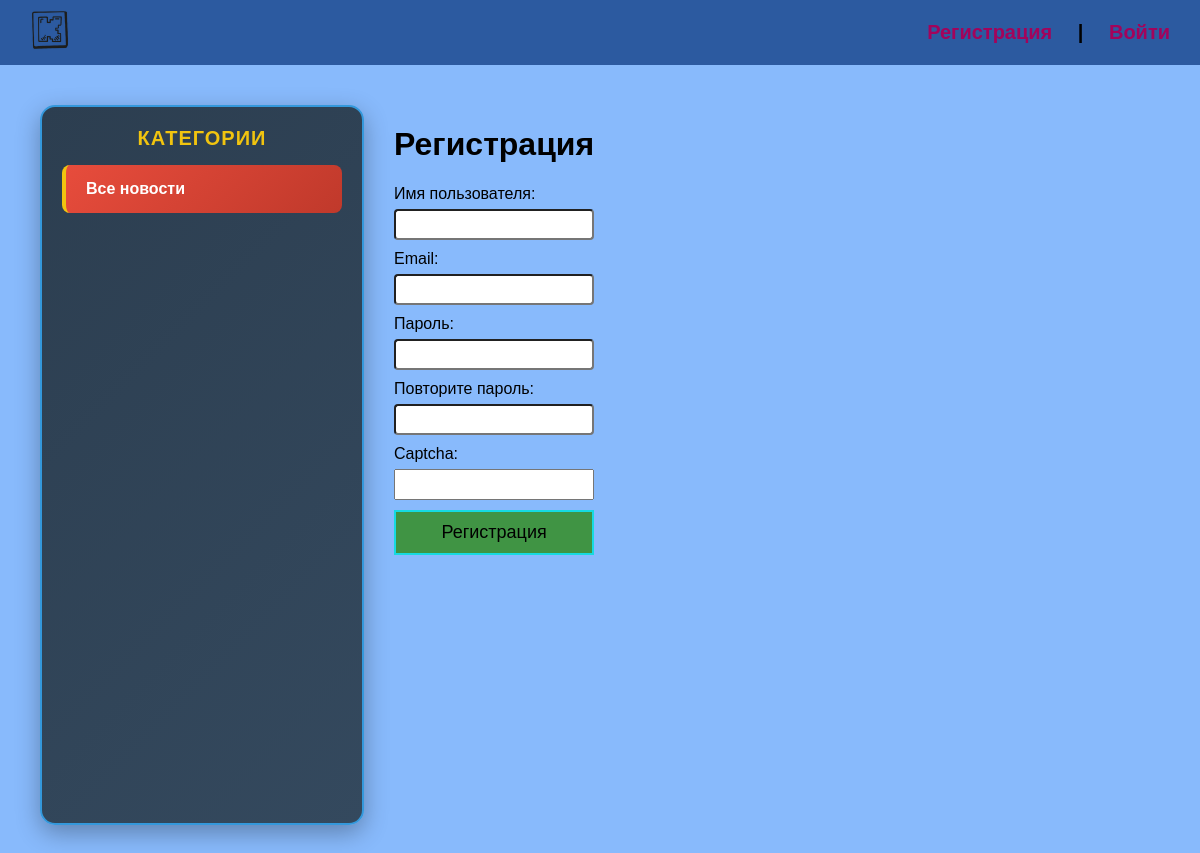
Page /register/ on the earlier database version.
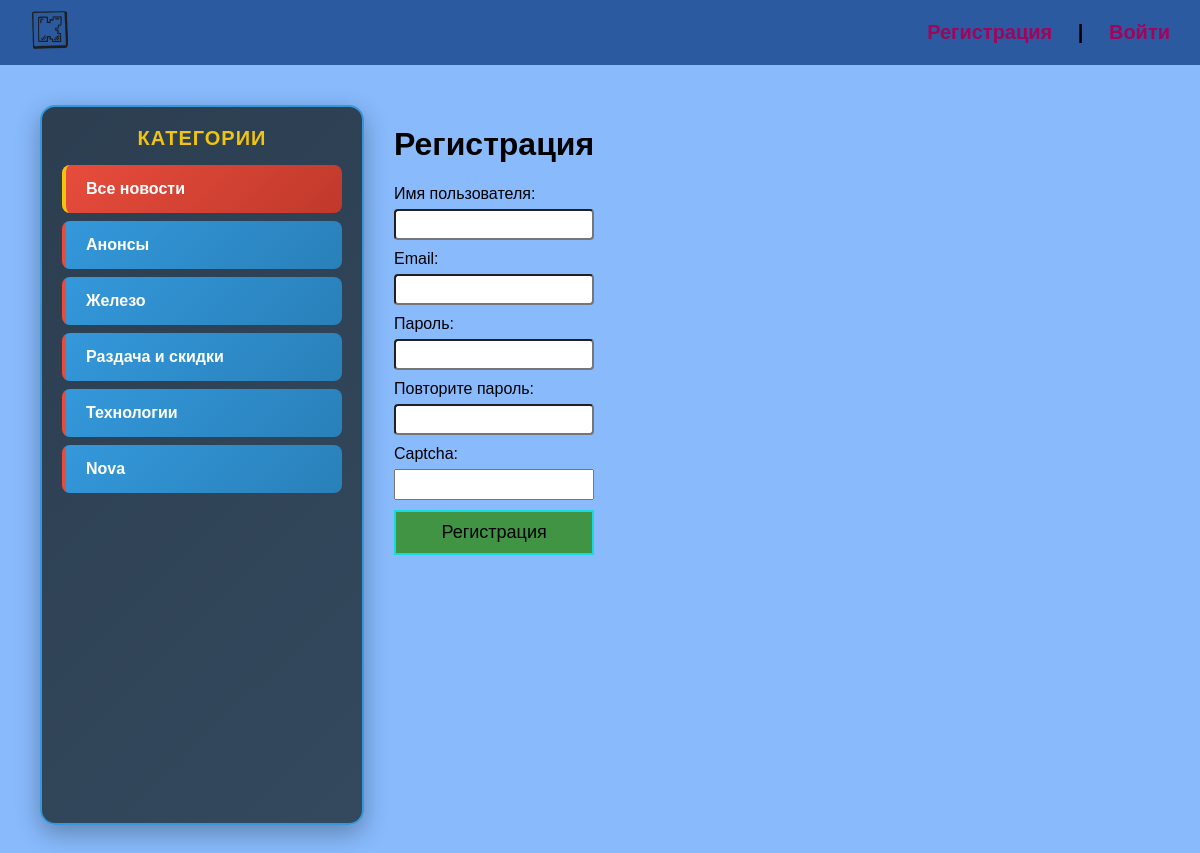
Same page on the later database version.
### news/models.py (models this page shows, shortened)
class NewsCategory(models.Model):
    name = models.CharField(max_length=200, verbose_name="Категория")
    slug = models.SlugField(max_length=200, unique=True)
    def get_absolute_url(self):
        return reverse('category', kwargs={'cat_slug': self.slug})
    class Meta:
        verbose_name = "игровую категорию"
        verbose_name_plural = "игровые категории"

### news/views.py (the view, shortened to what this page needs)
# urls.py: path('register/', RegisterUser.as_view(), name='register'),
class RegisterUser(DataMixin, CreateView):
    form_class = Register
    template_name = 'news/register.html'
    success_url = reverse_lazy('login')
    def get_context_data(self, *, object_list=None, **kwargs):
        context = super().get_context_data(**kwargs)
        fec = self.get_user_context(title='Регистрация')
        return dict(list(context.items()) + list(fec.items()))

### news/forms.py
class Register(UserCreationForm):
    username = forms.CharField(label='Имя пользователя', widget=forms.TextInput(attrs={'class': 'form-input'}))
    email = forms.EmailField(label='Email', widget=forms.EmailInput(attrs={'class': 'form-input'}))
    password1 = forms.CharField(label='Пароль', widget=forms.PasswordInput(attrs={'class': 'form-input'}))
    password2 = forms.CharField(label='Повторите пароль', widget=forms.PasswordInput(attrs={'class': 'form-input'}))
    captcha = CaptchaField()
    class Meta:
        model = User
        fields = ('username', 'email', 'password1', 'password2')

### news/templatetags/news_tags.py (called while the page is built)
@register.inclusion_tag('news/list_categories.html')
def show_categories(sort=None, cat_selected=0):
    if not sort:
        cats = NewsCategory.objects.all()
    else:
        cats = NewsCategory.objects.order_by(sort)
    return {"cats": cats, "cat_selected": cat_selected}

### news/templates/news/register.html (shortened to what this page needs)
{% extends 'news/base.html' %}
{% block content %}
<h1>{{ title }}</h1>
<form method="post">
    {{ form }}
    <button>Регистрация</button>
</form>
{% endblock %}

### news/templates/news/list_categories.html
{% for c in cats %}
    {% if c.pk == cat_selected %}
        <li class="selected">{{ c.name }}</li>
    {% else %}
        <li><a href="{{ c.get_absolute_url }}">{{ c.name }}</a></li>
    {% endif %}
{% endfor %}

Differences in the rows shown:
added NewsCategory: name "Анонсы"
added NewsCategory: name "Железо"
added NewsCategory: name "Раздача и скидки"
added NewsCategory: name "Технологии"
added NewsCategory: name "Nova"
